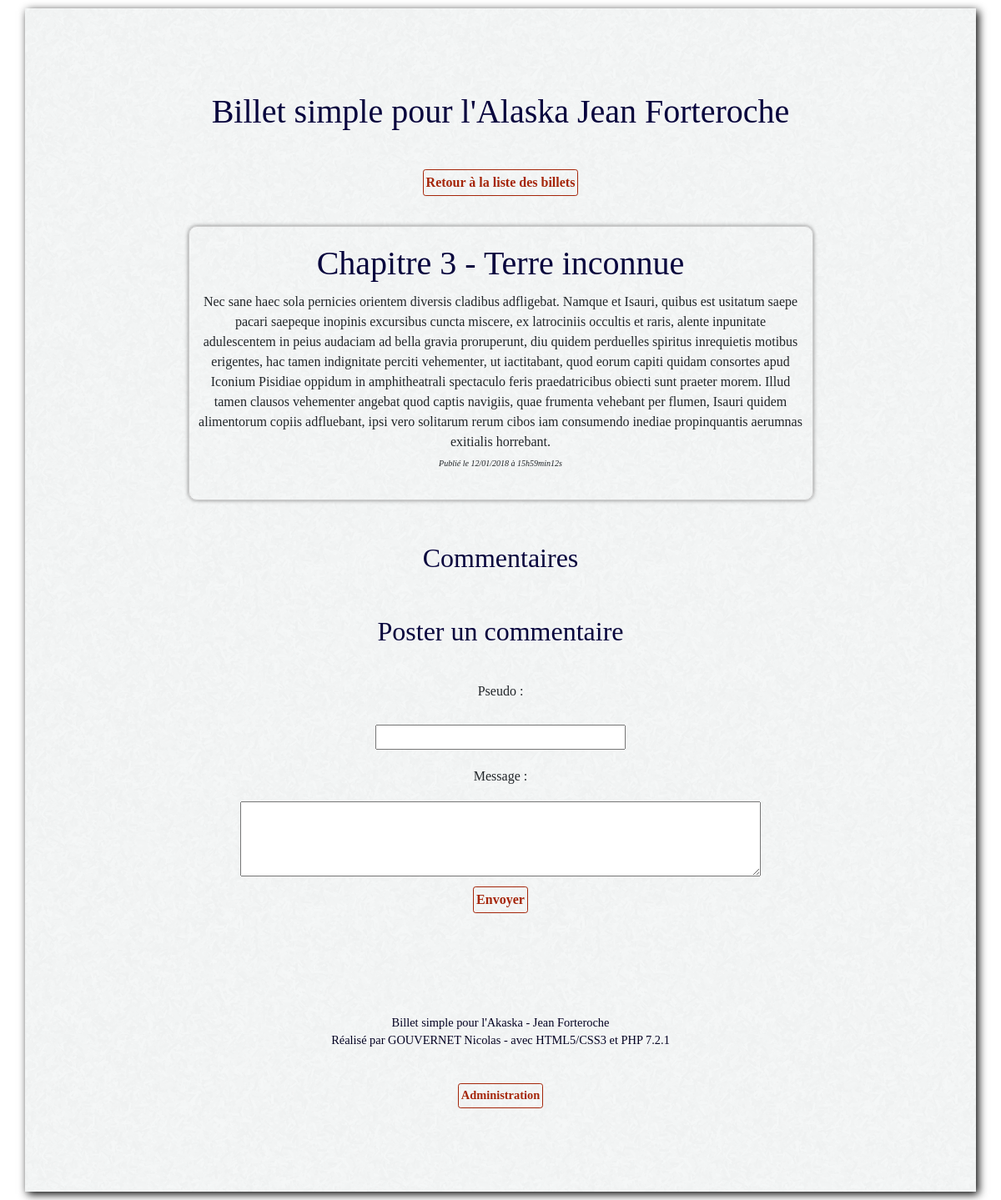
Page /index.php?section=commentaires&billet=38 on the committed database.
### tables this page shows
CREATE TABLE IF NOT EXISTS `billets` (
  `id` int(11) NOT NULL AUTO_INCREMENT,
  `date_creation` datetime NOT NULL,
  `titre` text NOT NULL,
  `contenu` text NOT NULL,
  PRIMARY KEY (`id`)
);

### Controller/commentaires.php (called while the page is built, shortened)
<?php
include_once('Model/billet.php');
$billet = new Billet();
$id_billet = $_GET['billet'];
$billet->getById($id_billet);
include_once('View/commentaires.php');

### Model/billet.php (called while the page is built, shortened)
<?php
class Billet
{
    private $_titre;
    private $_contenu;
    private $_date_creation_fr;
    public function getTitre()
    {
        return $this->_titre;
    }
    public function getContenu()
    {
        return $this->_contenu;
    }
    public function getDate_creation_fr()
    {
        return $this->_date_creation_fr;
    }
    public function getById($id)
    {
        global $bdd;
        if (ctype_digit($id))
        {
            $id = (int) $id;
        }
        else
        {
            echo $id . ' n\'est pas un nombre.';
        }
        try
        {
            $req = $bdd->prepare('SELECT id, titre, contenu, DATE_FORMAT(date_creation, \'%d/%m/%Y à %Hh%imin%ss\') AS date_creation_fr FROM billets WHERE id = :id');
            $req->bindParam(':id', $id, PDO::PARAM_INT);
            $req->execute();
            $billet = $req->fetch();
            $this->_titre = $billet['titre'];
            $this->_contenu = $billet['contenu'];
            $this->_date_creation_fr = $billet['date_creation_fr'];
        }
        catch (Exception $e)
        {
            echo $e->getMessage();
            echo 'Echec de la requête vérifiez les paramètres.';
        }
    }
}
?>

### View/commentaires.php (the view, shortened to what this page needs)
<!DOCTYPE html>
<html>
    <head>
        <?php include_once('head.php');?>
    </head>
    <body>
        <section id="global" class="container">
            <header id="header" class="row">
                <a id="mainTitle" class="col-12" href="index.php"><h1>Billet simple pour l'Alaska Jean Forteroche </h1></a>
            </header>
                <p><a href="index.php" class="btn btn-secondary btn-sm">Retour à la liste des billets</a></p>
                    <section id="pageContent" class="row justify-content-center">
                        <div class="news">
                           <h3><?php echo htmlspecialchars($billet->getTitre()); ?></h3>
                             <div><?php echo $billet->getContenu();?></div>
                            <p><em class="datePublication">Publié le <?php echo $billet->getDate_creation_fr(); ?></em></p>
                        </div>
                   </section>
        <h2>Commentaires</h2>
        <h2>Poster un commentaire</h2>
            <form action="Controller/commentaire_post.php" method="post" onsubmit="commentaireEnvoye()">
                <p>
                    <label for="auteur">Pseudo</label> : <br /> <input type="text" name="auteur" id="auteur" /><br />
                    <label for="commentaire">Message</label> : <br /> <textarea name="commentaire" id="commentaire"></textarea><br />
                    <input type="submit" value="Envoyer" class="btn btn-secondary btn-sm"/>
               </p>
        </form>
            <footer class="row">
                <div id="footer" class="col-12">
                    <p>Billet simple pour l'Akaska - Jean Forteroche</p>
                    <p>Réalisé par GOUVERNET Nicolas - avec HTML5/CSS3 et PHP 7.2.1</p>
                    <p><a href="index.php?section=log" class="btn btn-secondary btn-sm" id="administration">Administration</a></p>
                </div>
            </footer>
        </section>
    </body>
</html>

### View/style.css (style rules this page uses)
body { font-family: 'Playfair Display', serif; }
* { text-align: center; }
h1 ,h2 { margin-top: 50px; margin-bottom: 40px; color: #07043d; }
h3 { font-size: 2.5rem; color: #07043d; margin-top: 10px; margin-bottom: 10px; }
a { text-decoration: none; }
a { text-decoration: none; color: #07043d; }
.btn { color: #A5260A; padding: 3px; margin: 5px; background-color: rgba(0, 0, 0, 0); border: 1px solid #A5260A; font-weight: bold; cursor: pointer; font-family: 'Playfair Display', serif; font-size: 1em; }
.datePublication { display: inline-block; font-size: x-small; margin-bottom: 10px; }
.news, .commentaire { width:70%; margin:auto; margin-top: 15px; border:1px solid #CCCCCC; border-radius: 10px; padding: 10px; text-align: center; box-shadow: 0px 0px 5px grey; }
textarea { text-align: left; margin-top: 10px; width: 60%; height: 90px; }
#auteur { width: 50%; max-width: 300px; }
input { margin: 20px; }
#administration { margin-top: 40px; margin-bottom: 0px; }
#footer { text-align: center; margin: 100px 0 50px 0; }
#footer p { padding: 0; margin: 0; color: #040222; font-size: 0.9em; }
@media (min-width: 1200px) { body { padding: 30px 0 30px 0; } }
@media (min-width: 1200px) { .container { padding: 75px; } }
@media (min-width: 992px) { body { padding: 20px 0 20px 0; } }
@media (min-width: 992px) { .container { padding: 50px; } }
@media (min-width: 768px) { body { padding: 10px 0 10px 0; } }
@media (min-width: 768px) { .container { box-shadow: 3px 3px 10px black; } }
@media (min-width: 576px) { body { background-image: url("../../View/images/img02.jpg"); } }
#global { background-image: url("../../View/images/paper.png"); }

### rows in the picture
billets: titre "Chapitre 3 - Terre inconnue", contenu "Nec sane haec sola pernicies orientem diversis cladibus adfligebat. Namque et Isauri, quibus est usitatum saepe pacari saepeque inopinis excursibus cuncta miscere, ex latrociniis occultis et raris, alente inpunitate adulescentem in peius audaciam ad bella gravia proruperunt, diu quidem perduelles spiritus inrequietis motibus erigentes, hac tamen indignitate perciti vehementer, ut iactitabant, quod eorum capiti quidam consortes apud Iconium Pisidiae oppidum in amphitheatrali spectaculo feris praedatricibus obiecti sunt praeter morem. Illud tamen clausos vehementer angebat quod captis navigiis, quae frumenta vehebant per flumen, Isauri quidem alimentorum copiis adfluebant, ipsi vero solitarum…"

### other values in the picture
$billet->getDate_creation_fr() "12/01/2018 à 15h59min12s"
